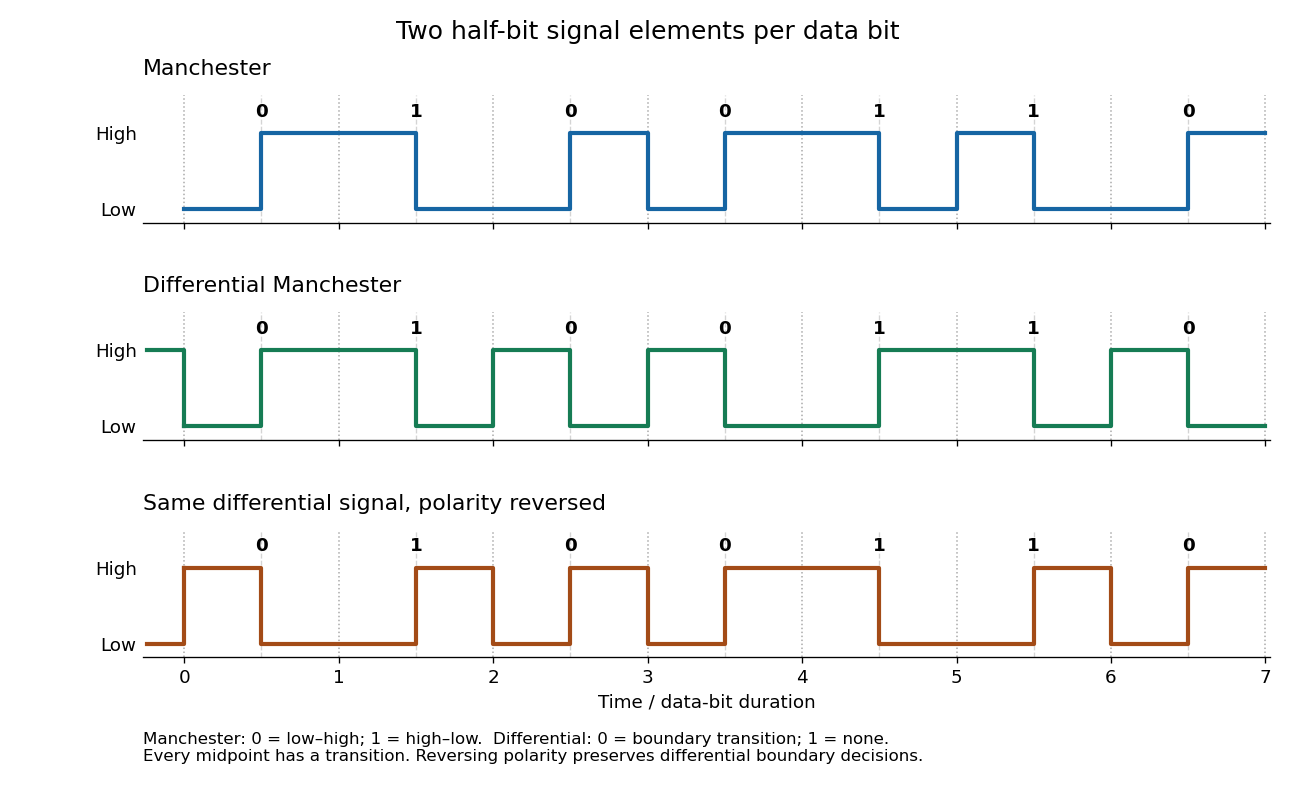

The script that saved this image:
"""Draw line-code timing; Python 3.14, Matplotlib 3.10.7. Output in cwd."""

from pathlib import Path

import matplotlib

matplotlib.use("Agg")
import matplotlib.pyplot as plt


def manchester(bits):
    return [level for bit in bits for level in ((0, 1) if bit == 0 else (1, 0))]


def differential(bits, previous=1):
    levels = []
    for bit in bits:
        first = 1 - previous if bit == 0 else previous
        levels.extend((first, 1 - first))
        previous = 1 - first
    return levels


def main():
    bits = [0, 1, 0, 0, 1, 1, 0]
    encoded = differential(bits)
    rows = [
        ("Manchester", manchester(bits), "#1665a3", None),
        ("Differential Manchester", encoded, "#167c54", 1),
        ("Same differential signal, polarity reversed", [1 - x for x in encoded], "#a34b17", 0),
    ]
    plt.rcParams.update({"font.family": "DejaVu Sans", "font.size": 11})
    fig, axes = plt.subplots(3, 1, figsize=(10.8, 6.6), sharex=True)
    fig.patch.set_facecolor("white")
    for ax, (name, levels, color, previous) in zip(axes, rows):
        ax.set_facecolor("white")
        for i in range(len(bits) + 1):
            ax.axvline(i, color="#a8a8a8", linestyle=":", linewidth=0.9)
        for i in range(len(bits)):
            ax.axvline(i + 0.5, color="#d4d4d4", linestyle="--", linewidth=0.8)
        x = [i / 2 for i in range(len(levels) + 1)]
        ax.step(x, levels + [levels[-1]], where="post", color=color, linewidth=2.5)
        if previous is not None:
            ax.plot([-0.24, 0, 0], [previous, previous, levels[0]], color=color, linewidth=2.5)
        for i, bit in enumerate(bits):
            ax.text(i + 0.5, 1.28, str(bit), ha="center", va="center", weight="bold")
        ax.set_title(name, loc="left", pad=12)
        ax.set_ylim(-0.18, 1.5)
        ax.set_yticks([0, 1], ["Low", "High"])
        ax.set_xlim(-0.27, len(bits) + 0.03)
        ax.spines[["top", "right", "left"]].set_visible(False)
        ax.tick_params(axis="y", length=0)
    axes[-1].set_xticks(range(len(bits) + 1))
    axes[-1].set_xlabel("Time / data-bit duration")
    fig.suptitle("Two half-bit signal elements per data bit", fontsize=15, y=0.975)
    fig.text(
        0.11, 0.035,
        "Manchester: 0 = low–high; 1 = high–low.  Differential: 0 = boundary transition; 1 = none.\n"
        "Every midpoint has a transition. Reversing polarity preserves differential boundary decisions.",
        fontsize=10, ha="left", va="bottom",
    )
    fig.subplots_adjust(left=0.11, right=0.98, top=0.88, bottom=0.17, hspace=0.70)
    output = Path.cwd() / (Path(__file__).stem + ".png")
    fig.savefig(output, dpi=120, facecolor="white", transparent=False, metadata={"Software": "networks-2015-line-codes.py"})
    plt.close(fig)


if __name__ == "__main__":
    main()
